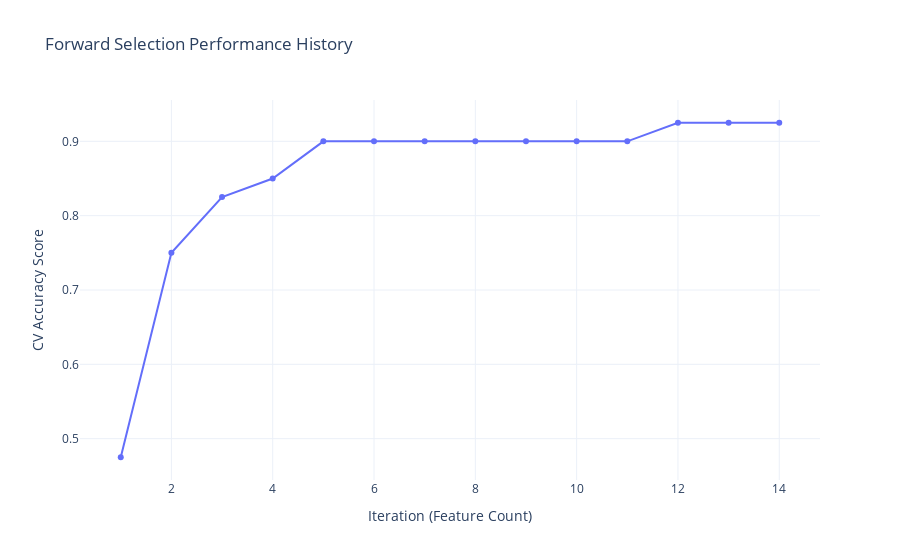
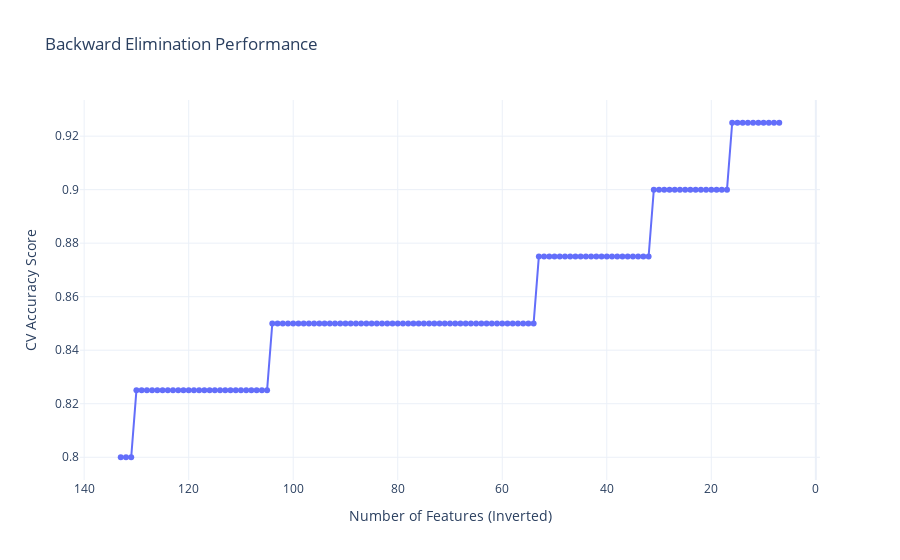

Source (notebook cell) for these figures, in order:
### Code cell
from pls_da.feature import forward_selection_plsda, backward_elimination_plsda

# Forward selection example:
selected_feats, perf_hist = forward_selection_plsda(
    filepath, 
    target_column="Class", 
    max_features=15, 
    n_components=2,
    scoring='accuracy', 
    verbose=True, 
    visualize=True,
    interactive_scatter=True
)
print("Selected features via forward selection:", selected_feats)

# Backward elimination example:
remaining_feats, perf_hist_back = backward_elimination_plsda(
    filepath, 
    target_column="Class", 
    min_features=5, 
    n_components=2,
    scoring='accuracy', 
    verbose=True, 
    visualize=True,
    interactive_scatter=True
)
print("Remaining features via backward elimination:", remaining_feats)

### Figure 1 — Plotly figure (JSON) as saved in the notebook; plotly's stock layout.template omitted (floating-point values rounded to 4 significant figures)
{"data": [{"mode": "lines+markers", "name": "Performance", "type": "scatter", "x": [1, 2, 3, 4, 5, 6, 7, 8, 9, 10, 11, 12, 13, 14], "y": [0.475, 0.75, 0.825, 0.85, 0.9, 0.9, 0.9, 0.9, 0.9, 0.9, 0.9, 0.925, 0.925, 0.925]}], "layout": {"title": {"text": "Forward Selection Performance History"}, "xaxis": {"title": {"text": "Iteration (Feature Count)"}}, "yaxis": {"title": {"text": "CV Accuracy Score"}}}}

### Figure 2 — Plotly figure (JSON) as saved in the notebook; plotly's stock layout.template omitted (floating-point values rounded to 4 significant figures)
{"data": [{"mode": "lines+markers", "name": "Performance", "type": "scatter", "x": [133, 132, 131, 130, 129, 128, 127, 126, 125, 124, 123, 122, 121, 120, 119, 118, 117, 116, 115, 114, 113, 112, 111, 110, 109, 108, 107, 106, 105, 104, 103, 102, 101, 100, 99, 98, 97, 96, 95, 94, 93, 92, 91, 90, 89, 88, 87, 86, 85, 84, 83, 82, 81, 80, 79, 78, 77, 76, 75, 74, 73, 72, 71, 70, 69, 68, 67, 66, 65, 64, 63, 62, 61, 60, 59, 58, 57, 56, 55, 54, 53, 52, 51, 50, 49, 48, 47, 46, 45, 44, 43, 42, 41, 40, 39, 38, 37, 36, 35, 34, 33, 32, 31, 30, 29, 28, 27, 26, 25, 24, 23, 22, 21, 20, 19, 18, 17, 16, 15, 14, 13, 12, 11, 10, 9, 8, 7], "y": [0.8, 0.8, 0.8, 0.825, 0.825, 0.825, 0.825, 0.825, 0.825, 0.825, 0.825, 0.825, 0.825, 0.825, 0.825, 0.825, 0.825, 0.825, 0.825, 0.825, 0.825, 0.825, 0.825, 0.825, 0.825, 0.825, 0.825, 0.825, 0.825, 0.85, 0.85, 0.85, 0.85, 0.85, 0.85, 0.85, 0.85, 0.85, 0.85, 0.85, 0.85, 0.85, 0.85, 0.85, 0.85, 0.85, 0.85, 0.85, 0.85, 0.85, 0.85, 0.85, 0.85, 0.85, 0.85, 0.85, 0.85, 0.85, 0.85, 0.85, 0.85, 0.85, 0.85, 0.85, 0.85, 0.85, 0.85, 0.85, 0.85, 0.85, 0.85, 0.85, 0.85, 0.85, 0.85, 0.85, 0.85, 0.85, 0.85, 0.85, 0.875, 0.875, 0.875, 0.875, 0.875, 0.875, 0.875, 0.875, 0.875, 0.875, 0.875, 0.875, 0.875, 0.875, 0.875, 0.875, 0.875, 0.875, 0.875, 0.875, 0.875, 0.875, 0.9, 0.9, 0.9, 0.9, 0.9, 0.9, 0.9, 0.9, 0.9, 0.9, 0.9, 0.9, 0.9, 0.9, 0.9, 0.925, 0.925, 0.925, 0.925, 0.925, 0.925, 0.925, 0.925, 0.925, 0.925]}], "layout": {"title": {"text": "Backward Elimination Performance"}, "xaxis": {"autorange": "reversed", "title": {"text": "Number of Features (Inverted)"}}, "yaxis": {"title": {"text": "CV Accuracy Score"}}}}
